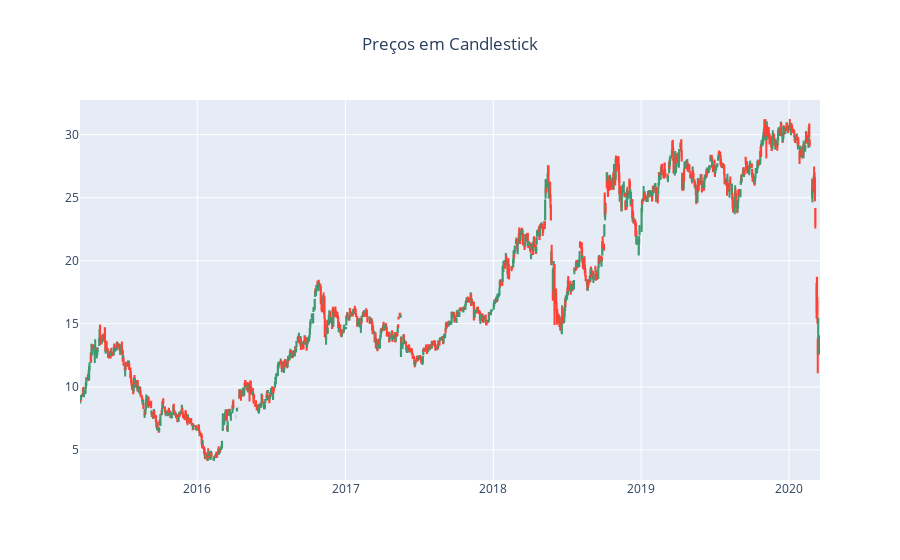

Notebook code cell kept with this figure:
### Markdown cell above
### Sem rangeslider

### Code cell
trace = go.Candlestick(x = df['Date'],
                      open = df['Open'],
                      high = df['High'],
                      low = df['Low'],
                      close = df['Close'])

layout = go.Layout(
    title = 'Preços em Candlestick',
    title_x = 0.5,
    xaxis = dict(
        rangeslider = dict(visible = False)
    )
)

data = [trace]

fig = go.Figure(data = data, layout = layout)
py.iplot(fig)

### Figure 1 — Plotly figure (JSON) as saved in the notebook; plotly's stock layout.template omitted (floating-point values rounded to 4 significant figures; data arrays with more than 128 entries replaced by an {"elided": "..."} marker saying what was removed)
{"data": [{"close": {"elided": "1244 float values"}, "high": {"elided": "1244 float values"}, "low": {"elided": "1244 float values"}, "open": {"elided": "1244 float values"}, "type": "candlestick", "x": {"elided": "1244 str values"}}], "layout": {"title": {"text": "Preços em Candlestick", "x": 0.5}, "xaxis": {"rangeslider": {"visible": false}}}}
